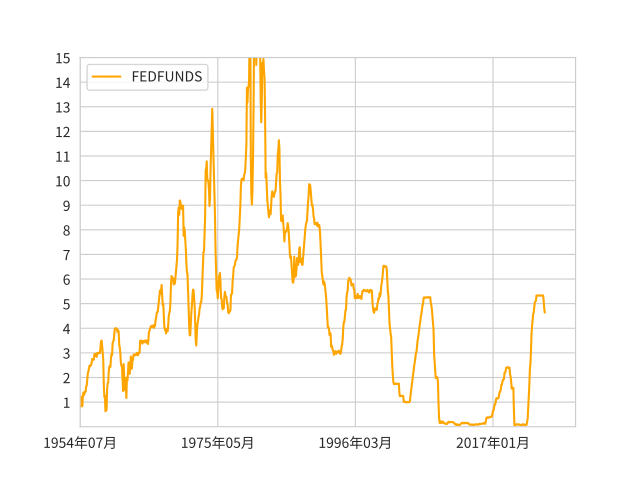

Python code for this plot:
from numpy.random import *
import pandas as pd
import seaborn as sns
from matplotlib import pyplot as plt #%matplotlib inline
import matplotlib.dates as mdates

#Set font in Japanese
plt.rcParams["font.family"] = "Noto Sans CJK JP"

#Load a data file
df = pd.read_csv("FFRate1954to2024.csv", #to read CSV file into df = DataFrame. Bank Of Japan data set is here. https://www.mof.go.jp/english/policy/jgbs/reference/interest_rate/index.htm
		sep=",", 
		engine = "python", #to load Japanese CSV file.
		encoding = "utf-8",
        header=[0], #header=[1] = use the second row for comlumn headers, header=[0] = use the first row for comlumn headers. PANDAS count 0 for the first row, 1 for the second row.  
		#index_col=[0], 
		)

#Check Pandas dataframe, showing first 5 row.
print("\nHello, this is the checking part before visualizeing your data.\n")
#print("This is the first three rows in your data.")
#print(df.head(3))
print("\nThis is the overall information of your data.\n")
print(df.info()) 
print("\nThis is the rows and columns of your data.\n")
print(df)
print("\nThis is the column labels of your data.\n")
print(df.columns)
print("\nThis is your first column.\n")
print(df["DATE"])
print("\nThis is the data type of your first column.\n")
print(type(df["DATE"]))
print("\nThis is the column with header name ""FEDFUNDS"".\n")
print(df["FEDFUNDS"])
print("\nThis is the data type of the column with header name ""FEDFUNDS"".\n")
print(type(df["FEDFUNDS"]))

print("\nNow let's change the datatype to prepare for our visualization.\n")
print("\nChanging obeject to datetime.\n")
#df['DATE'] = pd.to_datetime(df['DATE'])
df['DATE'] = pd.to_datetime(df['DATE'], infer_datetime_format=True)
print("\nYou can see the converted datatypes.\n")
print(df.info())
print("\nYou can see the converted dataframe.\n")
print(df)
print("\nGood. Then, we want to use only months and years in the dtaframe.\n")
df['YEAR_MONTH'] = df['DATE'].dt.strftime('%Y年%m月')
print(df.info())
print(df)

#print("\nNow let's change the datatype to prepare for our visualization.\n")
#print("\nDropping rows with ""-"".\n")
#df = df[df["FEDFUNDS"].str.contains("-") == False] #Check the column with header ""FEDFUNDS"" then drop the row with value ""-"". 

#df["FEDFUNDS"] = pd.to_numeric(df["FEDFUNDS"]) #Convert datatype from obeject to int or float. Note that this "to_numeric" command didn't work with "-" simbol.
#print("\nYou can see the converted datatypes.\n")
#print(df.info())

print("\nWell done, you finished the checking part.\n")

#Styling
sns.set_style("whitegrid") #Preset styling template.
#plt.grid(True) 
plt.rcParams["font.family"] = "Noto Sans CJK JP" #Set a font after set_style to overwrite.

plt.plot(df["YEAR_MONTH"], df["FEDFUNDS"], color ='orange',
#plt.plot(df["DATE"], df["FEDFUNDS"], color ='orange',
         marker ='o', markersize = 0.1, 
         label ='FEDFUNDS')
 
#plt.plot(df["DATE"], df["DATE"], color ='g',
#         linestyle ='dashed', linewidth = 2,
#         label ='JGB10YearYield')
"""
color = 
b	青 (Blue)
g	緑 (Green)
r	赤 (Red)
c	シアン (Cyan)
m	マゼンタ (Magenta)
y	黄 (Yellow)
k	黒 (Black)
w	白 (White)
"""

"""
#Add Annotation and Arrow
plt.annotate('local max', xy=(1950, 100),  xycoords='data',
            xytext=(0.8, 0.95), textcoords='axes fraction',
            # arrowprops=dict(facecolor='black', shrink=0.05),
            horizontalalignment='right', verticalalignment='top',
            )
"""


#Rendering section
fig = plt.legend(loc="upper left", fontsize=10) #Location of the legend.
#fig = plt.xlabel("DATE") #Unit of X-Axis
#fig = plt.ylabel("-") #Unit of Y-Axis
fig = plt.xlim(0, 900) #X-Axis (Min,Max)
fig = plt.ylim(0, 15) #Y-Axis (Min,Max)
fig = plt.xticks([0, 250, 500, 750])
fig = plt.yticks([1, 2, 3, 4, 5, 6, 7, 8, 9,10,11,12,13,14,15])

#fig = plt.xticks(rotation='vertical') #Rotate strings(=words) at Xticks in case they appear inappropriately.
plt.savefig('FFRate1954to2024.pdf')
#plt.savefig('FFRate1954to2024a.png', dpi=72)
plt.savefig('FFRate1954to2024b.png', dpi=300)
plt.savefig('FFRate1954to2024c.png', dpi=600) #Save files in multiple resolution at once.
plt.show()
